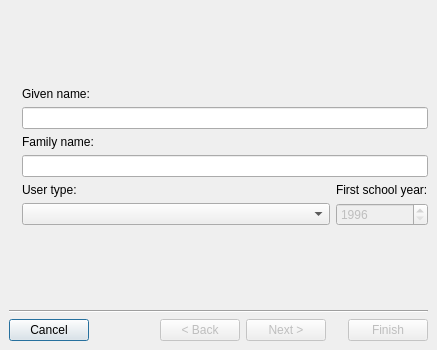
<ui version="4.0" >
 <class>CreateUserWizard</class>
 <widget class="QDialog" name="CreateUserWizard" >
  <property name="geometry" >
   <rect>
    <x>0</x>
    <y>0</y>
    <width>437</width>
    <height>350</height>
   </rect>
  </property>
  <property name="sizePolicy" >
   <sizepolicy>
    <hsizetype>5</hsizetype>
    <vsizetype>5</vsizetype>
    <horstretch>0</horstretch>
    <verstretch>0</verstretch>
   </sizepolicy>
  </property>
  <property name="minimumSize" >
   <size>
    <width>0</width>
    <height>350</height>
   </size>
  </property>
  <property name="maximumSize" >
   <size>
    <width>16777215</width>
    <height>350</height>
   </size>
  </property>
  <property name="windowTitle" >
   <string>Dialog</string>
  </property>
  <layout class="QVBoxLayout" >
   <property name="margin" >
    <number>9</number>
   </property>
   <property name="spacing" >
    <number>6</number>
   </property>
   <item>
    <widget class="QStackedWidget" name="swd_userinfo" >
     <property name="currentIndex" >
      <number>0</number>
     </property>
     <widget class="QWidget" name="page" >
      <layout class="QGridLayout" >
       <property name="margin" >
        <number>0</number>
       </property>
       <property name="spacing" >
        <number>6</number>
       </property>
       <item row="5" column="2" >
        <widget class="QLabel" name="label_4" >
         <property name="text" >
          <string>First school year:</string>
         </property>
        </widget>
       </item>
       <item row="6" column="2" >
        <widget class="QSpinBox" name="sbx_first_school_year" >
         <property name="enabled" >
          <bool>false</bool>
         </property>
         <property name="maximum" >
          <number>2020</number>
         </property>
         <property name="minimum" >
          <number>1996</number>
         </property>
        </widget>
       </item>
       <item row="0" column="1" >
        <spacer>
         <property name="orientation" >
          <enum>Qt::Vertical</enum>
         </property>
         <property name="sizeHint" >
          <size>
           <width>20</width>
           <height>41</height>
          </size>
         </property>
        </spacer>
       </item>
       <item row="7" column="1" >
        <spacer>
         <property name="orientation" >
          <enum>Qt::Vertical</enum>
         </property>
         <property name="sizeHint" >
          <size>
           <width>20</width>
           <height>41</height>
          </size>
         </property>
        </spacer>
       </item>
       <item row="2" column="1" colspan="2" >
        <widget class="QLineEdit" name="led_given_name" />
       </item>
       <item row="1" column="1" colspan="2" >
        <widget class="QLabel" name="label_2" >
         <property name="text" >
          <string>Given name:</string>
         </property>
        </widget>
       </item>
       <item row="3" column="1" colspan="2" >
        <widget class="QLabel" name="label" >
         <property name="text" >
          <string>Family name:</string>
         </property>
        </widget>
       </item>
       <item row="4" column="1" colspan="2" >
        <widget class="QLineEdit" name="led_family_name" />
       </item>
       <item row="6" column="1" >
        <widget class="QComboBox" name="cmb_usertype" >
         <property name="sizePolicy" >
          <sizepolicy>
           <hsizetype>3</hsizetype>
           <vsizetype>0</vsizetype>
           <horstretch>0</horstretch>
           <verstretch>0</verstretch>
          </sizepolicy>
         </property>
        </widget>
       </item>
       <item row="5" column="1" >
        <widget class="QLabel" name="label_3" >
         <property name="text" >
          <string>User type:</string>
         </property>
        </widget>
       </item>
       <item rowspan="6" row="1" column="0" >
        <widget class="QLabel" name="lbl_names_decoration" >
         <property name="sizePolicy" >
          <sizepolicy>
           <hsizetype>0</hsizetype>
           <vsizetype>0</vsizetype>
           <horstretch>0</horstretch>
           <verstretch>0</verstretch>
          </sizepolicy>
         </property>
         <property name="text" >
          <string/>
         </property>
         <property name="pixmap" >
          <pixmap>art/student.svg</pixmap>
         </property>
        </widget>
       </item>
      </layout>
     </widget>
     <widget class="QWidget" name="page_2" >
      <layout class="QGridLayout" >
       <property name="margin" >
        <number>0</number>
       </property>
       <property name="spacing" >
        <number>6</number>
       </property>
       <item row="3" column="2" >
        <widget class="QToolButton" name="btn_add_groups" >
         <property name="text" >
          <string>+</string>
         </property>
        </widget>
       </item>
       <item row="5" column="1" colspan="2" >
        <spacer>
         <property name="orientation" >
          <enum>Qt::Vertical</enum>
         </property>
         <property name="sizeHint" >
          <size>
           <width>20</width>
           <height>25</height>
          </size>
         </property>
        </spacer>
       </item>
       <item row="3" column="1" >
        <widget class="QLabel" name="label_6" >
         <property name="text" >
          <string>Secondary groups:</string>
         </property>
        </widget>
       </item>
       <item row="4" column="1" colspan="2" >
        <widget class="EnhancedTreeView" name="trv_groups" >
         <property name="acceptDrops" >
          <bool>true</bool>
         </property>
         <property name="verticalScrollBarPolicy" >
          <enum>Qt::ScrollBarAsNeeded</enum>
         </property>
         <property name="selectionMode" >
          <enum>QAbstractItemView::ExtendedSelection</enum>
         </property>
         <property name="rootIsDecorated" >
          <bool>false</bool>
         </property>
         <property name="itemsExpandable" >
          <bool>false</bool>
         </property>
        </widget>
       </item>
       <item row="4" column="0" >
        <widget class="QLabel" name="lbl_groups_decoration" >
         <property name="sizePolicy" >
          <sizepolicy>
           <hsizetype>0</hsizetype>
           <vsizetype>0</vsizetype>
           <horstretch>0</horstretch>
           <verstretch>0</verstretch>
          </sizepolicy>
         </property>
         <property name="text" >
          <string/>
         </property>
         <property name="pixmap" >
          <pixmap>art/student.svg</pixmap>
         </property>
        </widget>
       </item>
       <item row="1" column="1" colspan="2" >
        <widget class="QLabel" name="label_5" >
         <property name="text" >
          <string>Primary groups:</string>
         </property>
        </widget>
       </item>
       <item row="2" column="1" colspan="2" >
        <widget class="QComboBox" name="cmb_primary_group" />
       </item>
       <item row="0" column="1" colspan="2" >
        <spacer>
         <property name="orientation" >
          <enum>Qt::Vertical</enum>
         </property>
         <property name="sizeHint" >
          <size>
           <width>20</width>
           <height>25</height>
          </size>
         </property>
        </spacer>
       </item>
      </layout>
     </widget>
     <widget class="QWidget" name="page_3" >
      <layout class="QGridLayout" >
       <property name="margin" >
        <number>0</number>
       </property>
       <property name="spacing" >
        <number>6</number>
       </property>
       <item row="0" column="1" >
        <spacer>
         <property name="orientation" >
          <enum>Qt::Vertical</enum>
         </property>
         <property name="sizeHint" >
          <size>
           <width>20</width>
           <height>40</height>
          </size>
         </property>
        </spacer>
       </item>
       <item row="7" column="1" >
        <spacer>
         <property name="orientation" >
          <enum>Qt::Vertical</enum>
         </property>
         <property name="sizeHint" >
          <size>
           <width>20</width>
           <height>40</height>
          </size>
         </property>
        </spacer>
       </item>
       <item row="6" column="1" >
        <widget class="QLineEdit" name="led_passwd_confirm" >
         <property name="echoMode" >
          <enum>QLineEdit::Password</enum>
         </property>
        </widget>
       </item>
       <item row="5" column="1" >
        <widget class="QLabel" name="label_7" >
         <property name="text" >
          <string>Confirm password:</string>
         </property>
        </widget>
       </item>
       <item row="4" column="1" >
        <widget class="QLineEdit" name="led_passwd" >
         <property name="echoMode" >
          <enum>QLineEdit::Password</enum>
         </property>
        </widget>
       </item>
       <item row="3" column="1" >
        <widget class="QLabel" name="label_8" >
         <property name="text" >
          <string>User password:</string>
         </property>
        </widget>
       </item>
       <item row="2" column="1" >
        <widget class="QLineEdit" name="led_login" />
       </item>
       <item row="1" column="1" >
        <widget class="QLabel" name="label_9" >
         <property name="text" >
          <string>User's login name:</string>
         </property>
        </widget>
       </item>
       <item rowspan="5" row="2" column="0" >
        <widget class="QLabel" name="lbl_login_decoration" >
         <property name="sizePolicy" >
          <sizepolicy>
           <hsizetype>0</hsizetype>
           <vsizetype>0</vsizetype>
           <horstretch>0</horstretch>
           <verstretch>0</verstretch>
          </sizepolicy>
         </property>
         <property name="text" >
          <string/>
         </property>
         <property name="pixmap" >
          <pixmap>art/student.svg</pixmap>
         </property>
        </widget>
       </item>
      </layout>
     </widget>
    </widget>
   </item>
   <item>
    <widget class="Line" name="line" >
     <property name="orientation" >
      <enum>Qt::Horizontal</enum>
     </property>
    </widget>
   </item>
   <item>
    <layout class="QHBoxLayout" >
     <property name="margin" >
      <number>0</number>
     </property>
     <property name="spacing" >
      <number>6</number>
     </property>
     <item>
      <widget class="QPushButton" name="btn_cancel" >
       <property name="text" >
        <string>Cancel</string>
       </property>
      </widget>
     </item>
     <item>
      <spacer>
       <property name="orientation" >
        <enum>Qt::Horizontal</enum>
       </property>
       <property name="sizeType" >
        <enum>QSizePolicy::MinimumExpanding</enum>
       </property>
       <property name="sizeHint" >
        <size>
         <width>35</width>
         <height>20</height>
        </size>
       </property>
      </spacer>
     </item>
     <item>
      <widget class="QPushButton" name="btn_back" >
       <property name="enabled" >
        <bool>false</bool>
       </property>
       <property name="text" >
        <string>&lt; Back</string>
       </property>
      </widget>
     </item>
     <item>
      <widget class="QPushButton" name="btn_next" >
       <property name="enabled" >
        <bool>false</bool>
       </property>
       <property name="text" >
        <string>Next ></string>
       </property>
      </widget>
     </item>
     <item>
      <spacer>
       <property name="orientation" >
        <enum>Qt::Horizontal</enum>
       </property>
       <property name="sizeType" >
        <enum>QSizePolicy::Fixed</enum>
       </property>
       <property name="sizeHint" >
        <size>
         <width>16</width>
         <height>20</height>
        </size>
       </property>
      </spacer>
     </item>
     <item>
      <widget class="QPushButton" name="btn_finish" >
       <property name="enabled" >
        <bool>false</bool>
       </property>
       <property name="text" >
        <string>Finish</string>
       </property>
      </widget>
     </item>
    </layout>
   </item>
  </layout>
 </widget>
 <customwidgets>
  <customwidget>
   <class>EnhancedTreeView</class>
   <extends>QTreeView</extends>
   <header>pyqtui4/enhancedtreeview.h</header>
  </customwidget>
 </customwidgets>
 <tabstops>
  <tabstop>led_given_name</tabstop>
  <tabstop>led_family_name</tabstop>
  <tabstop>cmb_usertype</tabstop>
  <tabstop>sbx_first_school_year</tabstop>
  <tabstop>cmb_primary_group</tabstop>
  <tabstop>btn_add_groups</tabstop>
  <tabstop>trv_groups</tabstop>
  <tabstop>led_login</tabstop>
  <tabstop>led_passwd</tabstop>
  <tabstop>led_passwd_confirm</tabstop>
  <tabstop>btn_finish</tabstop>
  <tabstop>btn_back</tabstop>
  <tabstop>btn_next</tabstop>
  <tabstop>btn_cancel</tabstop>
 </tabstops>
 <resources/>
 <connections/>
</ui>
